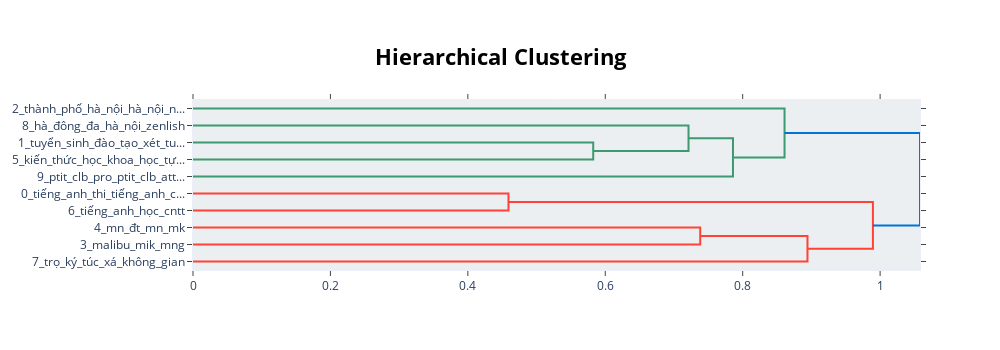

The cell this chart's notebook holds for it:
### Markdown cell above
Các chủ đề được tạo có thể được giảm bớt theo thứ bậc. Để hiểu cấu trúc phân cấp tiềm năng của các chủ đề, chúng ta có thể sử dụng scipy.cluster.hierarchy để tạo các cụm và trực quan hóa cách chúng liên quan với nhau. Điều này có thể giúp chọn nr_topics thích hợp khi giảm số lượng chủ đề bạn đã tạo. Để hình dung hệ thống phân cấp này, hãy chạy như sau:

### Code cell
topic_model.visualize_hierarchy()

### Figure 1 — Plotly figure (JSON) as saved in the notebook; plotly's stock layout.template omitted (floating-point values rounded to 4 significant figures)
{"data": [{"hoverinfo": "text", "marker": {"color": "rgb(61,153,112)"}, "mode": "lines", "type": "scatter", "x": [0, 0.5825, 0.5825, 0], "xaxis": "x", "y": [-25, -25, -35, -35], "yaxis": "y"}, {"hoverinfo": "text", "marker": {"color": "rgb(61,153,112)"}, "mode": "lines", "type": "scatter", "x": [0, 0.7211, 0.7211, 0.5825], "xaxis": "x", "y": [-15, -15, -30, -30], "yaxis": "y"}, {"hoverinfo": "text", "marker": {"color": "rgb(61,153,112)"}, "mode": "lines", "type": "scatter", "x": [0.7211, 0.7859, 0.7859, 0], "xaxis": "x", "y": [-22.5, -22.5, -45, -45], "yaxis": "y"}, {"hoverinfo": "text", "marker": {"color": "rgb(61,153,112)"}, "mode": "lines", "type": "scatter", "x": [0, 0.8609, 0.8609, 0.7859], "xaxis": "x", "y": [-5, -5, -33.75, -33.75], "yaxis": "y"}, {"hoverinfo": "text", "marker": {"color": "rgb(255,65,54)"}, "mode": "lines", "type": "scatter", "x": [0, 0.4592, 0.4592, 0], "xaxis": "x", "y": [-55, -55, -65, -65], "yaxis": "y"}, {"hoverinfo": "text", "marker": {"color": "rgb(255,65,54)"}, "mode": "lines", "type": "scatter", "x": [0, 0.7382, 0.7382, 0], "xaxis": "x", "y": [-75, -75, -85, -85], "yaxis": "y"}, {"hoverinfo": "text", "marker": {"color": "rgb(255,65,54)"}, "mode": "lines", "type": "scatter", "x": [0.7382, 0.8943, 0.8943, 0], "xaxis": "x", "y": [-80, -80, -95, -95], "yaxis": "y"}, {"hoverinfo": "text", "marker": {"color": "rgb(255,65,54)"}, "mode": "lines", "type": "scatter", "x": [0.4592, 0.9895, 0.9895, 0.8943], "xaxis": "x", "y": [-60, -60, -87.5, -87.5], "yaxis": "y"}, {"hoverinfo": "text", "marker": {"color": "rgb(0,116,217)"}, "mode": "lines", "type": "scatter", "x": [0.8609, 1.058, 1.058, 0.9895], "xaxis": "x", "y": [-19.38, -19.38, -73.75, -73.75], "yaxis": "y"}], "layout": {"autosize": false, "height": 350, "hoverlabel": {"bgcolor": "white", "font": {"family": "Rockwell", "size": 16}}, "hovermode": "closest", "plot_bgcolor": "#ECEFF1", "showlegend": false, "title": {"font": {"color": "Black", "size": 22}, "text": "<b>Hierarchical Clustering</b>", "x": 0.5, "xanchor": "center", "yanchor": "top"}, "width": 1000, "xaxis": {"mirror": "allticks", "rangemode": "tozero", "showgrid": false, "showline": true, "showticklabels": true, "ticks": "outside", "type": "linear", "zeroline": false}, "yaxis": {"mirror": "allticks", "range": [-100, 0], "rangemode": "tozero", "showgrid": false, "showline": true, "showticklabels": true, "tickmode": "array", "ticks": "outside", "ticktext": ["2_thành_phố_hà_nội_hà_nội_n...", "8_hà_đông_đa_hà_nội_zenlish", "1_tuyển_sinh_đào_tạo_xét_tu...", "5_kiến_thức_học_khoa_học_tự...", "9_ptit_clb_pro_ptit_clb_att...", "0_tiếng_anh_thi_tiếng_anh_c...", "6_tiếng_anh_học_cntt", "4_mn_đt_mn_mk", "3_malibu_mik_mng", "7_trọ_ký_túc_xá_không_gian"], "tickvals": [-5, -15, -25, -35, -45, -55, -65, -75, -85, -95], "type": "linear", "zeroline": false}}}
